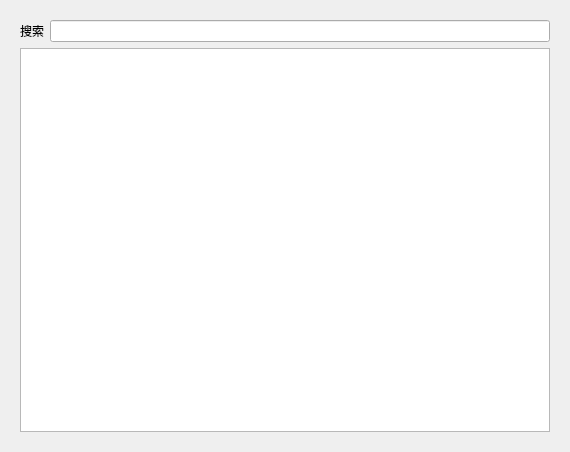
<?xml version="1.0" encoding="UTF-8"?>
<ui version="4.0">
 <class>app</class>
 <widget class="QDialog" name="app">
  <property name="geometry">
   <rect>
    <x>0</x>
    <y>0</y>
    <width>570</width>
    <height>452</height>
   </rect>
  </property>
  <property name="windowTitle">
   <string>Dialog</string>
  </property>
  <layout class="QGridLayout" name="gridLayout">
   <item row="1" column="0">
    <widget class="QStackedWidget" name="stackedWidget">
     <property name="currentIndex">
      <number>0</number>
     </property>
     <widget class="QWidget" name="page">
      <layout class="QGridLayout" name="gridLayout_2">
       <item row="0" column="0">
        <layout class="QHBoxLayout" name="horizontalLayout">
         <item>
          <widget class="QLabel" name="label">
           <property name="text">
            <string>搜索</string>
           </property>
          </widget>
         </item>
         <item>
          <widget class="QLineEdit" name="lineEdit_search"/>
         </item>
        </layout>
       </item>
       <item row="1" column="0">
        <widget class="customedListWidget" name="listWidget_index"/>
       </item>
      </layout>
     </widget>
     <widget class="QWidget" name="page_2">
      <layout class="QGridLayout" name="gridLayout_3">
       <item row="1" column="0">
        <widget class="modifiedTableWidget" name="tableWidget_winrate"/>
       </item>
       <item row="0" column="0">
        <layout class="QHBoxLayout" name="horizontalLayout_2">
         <item>
          <widget class="QLabel" name="label_currentHero">
           <property name="text">
            <string>当前英雄</string>
           </property>
          </widget>
         </item>
         <item>
          <widget class="QPushButton" name="pushButton_return">
           <property name="maximumSize">
            <size>
             <width>100</width>
             <height>16777215</height>
            </size>
           </property>
           <property name="text">
            <string>返回</string>
           </property>
          </widget>
         </item>
        </layout>
       </item>
      </layout>
     </widget>
    </widget>
   </item>
  </layout>
 </widget>
 <customwidgets>
  <customwidget>
   <class>customedListWidget</class>
   <extends>QListWidget</extends>
   <header>customedListWidget.h</header>
  </customwidget>
  <customwidget>
   <class>modifiedTableWidget</class>
   <extends>QTableWidget</extends>
   <header>modifiedTableWidget.h</header>
  </customwidget>
 </customwidgets>
 <resources/>
 <connections/>
</ui>
